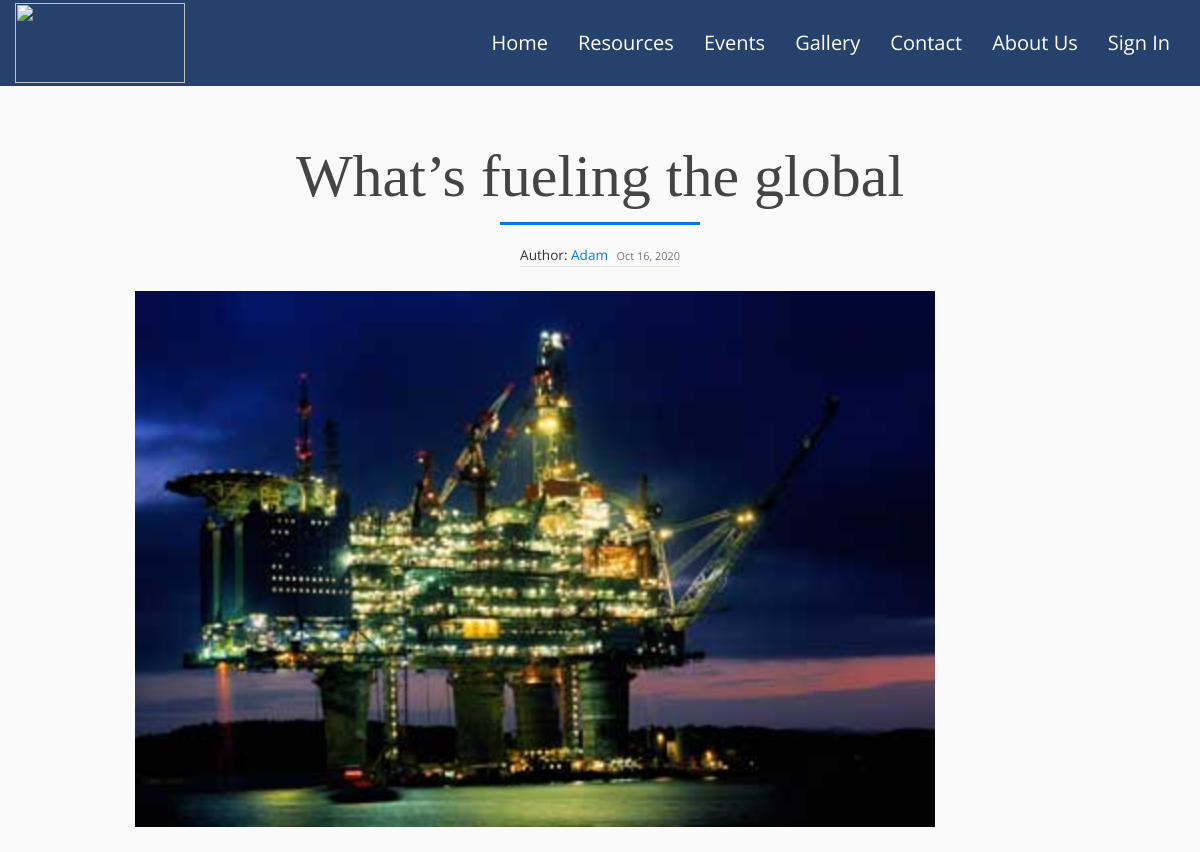
/Blogs/post/8/ (upper part), run on an earlier commit of the app's database.
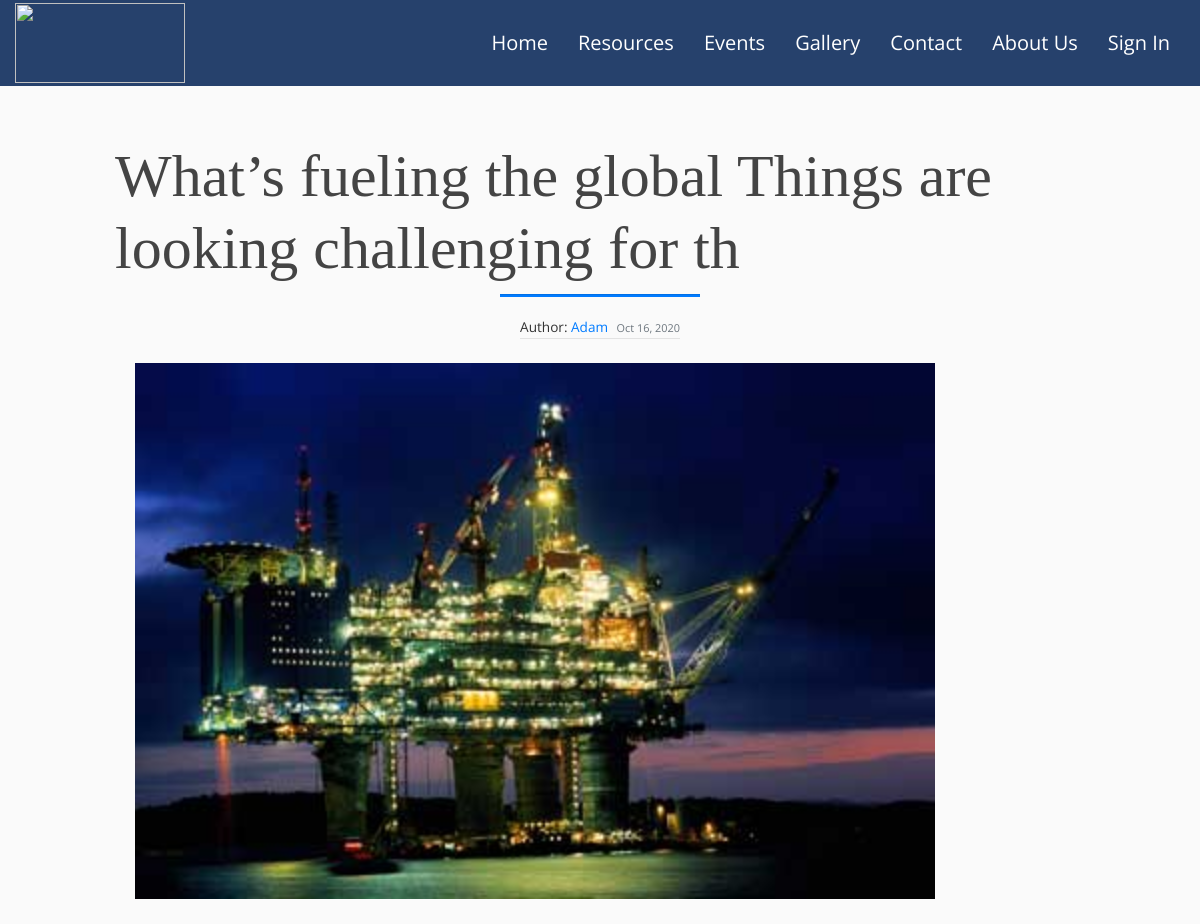
And on a later commit of the database.
### blog/models.py (models this page shows, shortened)
class Post(models.Model):
    title = models.CharField(max_length=100)
    author = models.ForeignKey(User, on_delete=models.CASCADE)
    image = models.ImageField(null=True, blank=True,upload_to='blog_images')
    date_posted = models.DateTimeField(default=timezone.now)
    overview = models.TextField()
    content = models.TextField()

### blog/views.py (the view)
# urls.py: path('post/<int:pk>/', PostDetailView.as_view(), name='post-detail'),
class PostDetailView(DetailView):
    model = Post

### blog/templatetags/markdown_extras.py (called while the page is built)
@register.filter()
@stringfilter
def markdown(value):
    return md.markdown(value, extensions=['markdown.extensions.fenced_code'])

### blog/templates/blog/post_detail.html (shortened to what this page needs)
{% extends "pages/base.html" %}
{% load markdown_extras %}
{% load static %}
    {% block content-blog %}
        <link rel="stylesheet" type="text/css" href="{% static 'blog/blog-body.css' %}">
        <link rel="stylesheet" type="text/css" href="{% static 'blog/post-styles.css' %}">
    {% endblock content-blog %}
    {% block content %}
        <div class="d-flex justify-content-center">
            <div id="PostContainer" class="col-md-10">
                <div class="media-body">
                    <h1 id="PostTitle" class="article-title d-flex justify-content-center">{{ object.title }}</h1>
                    <hr id="PostUnderline" class="d-flex justify-content-center">
                    <div id="PostAuthDate" class="d-flex justify-content-center">
                        <div class="article-metadata">Author:
                            <a class="mr-2" href="{% url 'user-posts' object.author.username %}">{{ object.author }}</a>
                            <small class="text-muted">{{ object.date_posted|date:"M j, Y"}}</small>
                        </div>
                    </div>
                    <img id="PostImage" src ="{{ object.image.url }}">
                </div>
            </div>
        </div>
    {% endblock content %}

What changed in the data, as far as the page shows it:
changed Post "Adam": title "What’s fueling the global" → "What’s fueling the global Things are looking challenging for th"
